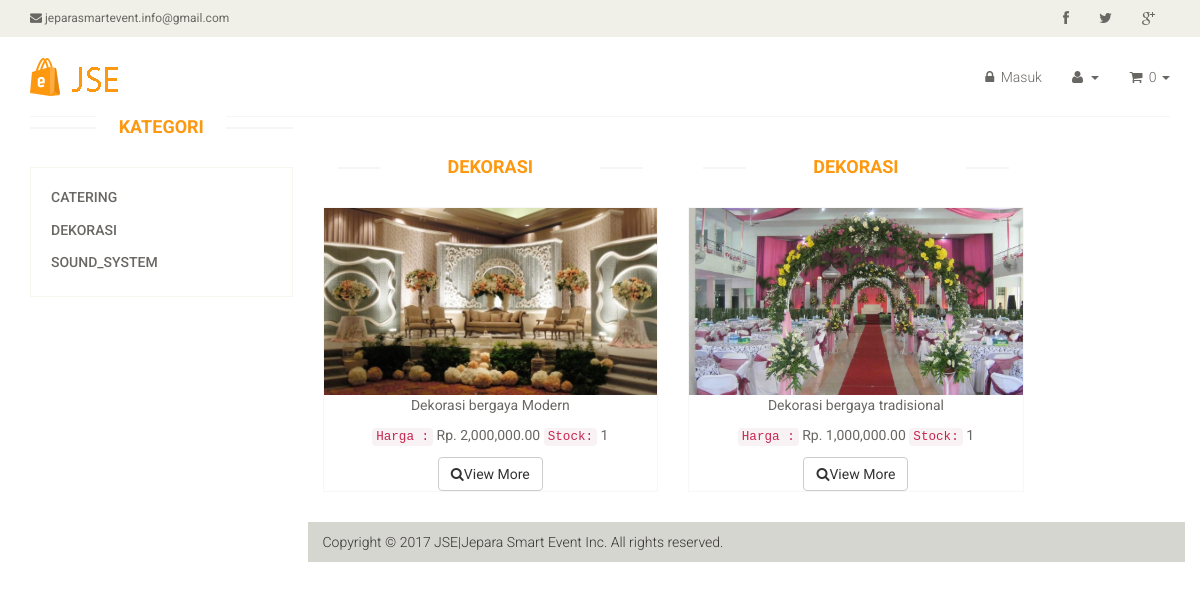
The app's page /home/category/Dekorasi with its own data.
### tables this page shows
CREATE TABLE `products` (
  `pro_id` int(16) NOT NULL,
  `pro_name` varchar(50) NOT NULL,
  `pro_title` varchar(20) NOT NULL,
  `pro_description` text NOT NULL,
  `pro_price` int(9) NOT NULL,
  `pro_stock` int(3) NOT NULL,
  `pro_image` text NOT NULL,
  `perusahaan` varchar(255) NOT NULL
);

### application/controllers/home.php (called while the page is built, shortened)
<?php
class Home extends CI_Controller {
	public function __construct ()
	{
		$this->load->model('model_products');
		$this->load->model('model_settings');
	}
	public function category($pro_name)
	{
			$data['get_sitename'] = $this->model_settings->sitename_settings();
			$data['get_footer'] = $this->model_settings->footer_settings();
			$data['starts'] = $this->model_products->dis_products();
			$data['comes'] = $this->model_products->showme($pro_name);
			$this->load->view('this_products',$data);
	}
}

### index.php (called while the page is built, shortened)
<?php
require_once BASEPATH.'core/CodeIgniter.php';

### application/models/model_products.php (called while the page is built, shortened)
<?php
class Model_products extends CI_Model {
		public function dis_products()
		{
				$this->db->distinct();
				$query = $this->db->query('SELECT DISTINCT pro_name FROM products');
				return $query->result();
		}
		public function showme($pro_name)
		{
			$query = $this->db->get_where('products', array('pro_name' => $pro_name));
			return $query->result();
		}
}

### application/views/this_products.php (the view, shortened to what this page needs)
<!DOCTYPE html>
<html lang="en">
<head>
    <link href="<?php echo base_url(); ?>assets/front/css/bootstrap.min.css" rel="stylesheet">
    <link href="<?php echo base_url(); ?>assets/front/css/font-awesome.min.css" rel="stylesheet">
    <link href="<?php echo base_url(); ?>assets/front/css/prettyPhoto.css" rel="stylesheet">
    <link href="<?php echo base_url(); ?>assets/front/css/price-range.css" rel="stylesheet">
    <link href="<?php echo base_url(); ?>assets/front/css/animate.css" rel="stylesheet">
    <link href="<?php echo base_url(); ?>assets/front/css/main.css" rel="stylesheet">
    <link href="<?php echo base_url(); ?>assets/front/css/responsive.css" rel="stylesheet">
</head>
<body>
<div class="header_top">
            <div class="container">
                <div class="row">
                    <div class="col-sm-6">
                        <div class="contactinfo">
                            <ul class="nav nav-pills">
                                <li><a href="#"><i class="fa fa-envelope"></i> jeparasmartevent.info@gmail.com</a></li>
                            </ul>
                        </div>
                    </div>
                    <div class="col-sm-6">
                        <div class="social-icons pull-right">
                            <ul class="nav navbar-nav">
                                <li><a href="#"><i class="fa fa-facebook"></i></a></li>
                                <li><a href="#"><i class="fa fa-twitter"></i></a></li>
                                <li><a href="#"><i class="fa fa-google-plus"></i></a></li>
                            </ul>
                        </div>
                    </div>
                </div>
            </div>
        </div>
<div class="recommended_items">
<br><br>
                        <div id="recommended-item-carousel" class="carousel slide" data-ride="carousel">
                            <div class="carousel-inner">
                                <div class="item active">
                                  <?php foreach ($comes as $product ) : ?>
                                    <div class="col-sm-5">
                                    <h2 class="title text-center"><?= $product->pro_name  ?></h2>
                                        <div class="product-image-wrapper">
                                            <div class="single-products">
                                                <div class="productinfo text-center">
                                                    <?php
                                                    $product_image =['src'  =>'assets/uploads/'.$product->pro_image,
                                                    'class'=>'img-responsive img-portfolio img-hover',
                                                    'id'=>'g'
                                                    ];
                                                    echo img($product_image);
                                                ?>
                                                    <p id="t"> <?=  $product->pro_description  ?></p>
                       <p><code>Harga :</code> Rp. <?= $this->cart->format_number( $product->pro_price );  ?>  <code> Stock:</code> <?=  $product->pro_stock  ?> </p>
                                                    <a href="<?php echo base_url(); ?>home/view/<?php echo $product->pro_id ; ?> " class="btn btn-default "><i class="fa fa-search"></i>View More</a>
                                                </div>
                                            </div>
                                        </div>
                                    </div>
                                <?php endforeach; ?>
                                </div>
                    </div>
</body>
</html>

### assets/front/css/main.css (style rules this page uses)
body { font-family: 'Roboto', sans-serif; background:; position: relative; font-weight:400px; }
ul li { list-style: none; }
a { -webkit-transition: 300ms; -moz-transition: 300ms; -o-transition: 300ms; transition: 300ms; }
h1, h2, h3, h4, h5, h6 { font-family: 'Roboto', sans-serif; }
.header_top { background: none repeat scroll 0 0 #F0F0E9; }
.contactinfo ul li:first-child { margin-left: -15px; }
.contactinfo ul li a { font-size: 12px; color: #696763; font-family: 'Roboto', sans-serif; }
.social-icons ul li a { border: 0 none; border-radius: 0; color: #696763; padding:0px; }
.social-icons ul li { display:inline-block; }
.social-icons ul li a i { padding: 11px 15px; transition: all 0.9s ease 0s; -moz-transition: all 0.9s ease 0s; -webkit-transition: all 0.9s ease 0s; -o-transition: all 0.9s ease 0s; }
.item { padding-left: 100px; }
.item h2 { color: #363432; font-family: 'Roboto', sans-serif; font-size: 28px; font-weight: 700; margin-bottom: 22px; margin-top: 10px; }
.item p { color:#363432; font-size:16px; font-weight:300; font-family: 'Roboto', sans-serif; }
.left-sidebar h2:after, h2.title:after { content: " "; position: absolute; border: 1px solid #f5f5f5; bottom:8px; left: 0; width: 100%; height: 0; z-index: -2; }
h2.title:before { content: " "; position: absolute; background: #fff; bottom: -6px; width: 220px; height: 30px; z-index: -1; left: 50%; margin-left: -110px; }
.category-products .panel-default .panel-heading .panel-title a { color: #696763; font-family: 'Roboto', sans-serif; font-size: 14px; text-decoration: none; text-transform: uppercase; }
h2.title { color: #FE980F; font-family: 'Roboto', sans-serif; font-size: 18px; font-weight: 700; margin: 0 15px; text-transform: uppercase; margin-bottom: 30px; position: relative; }
.product-image-wrapper { border:1px solid #F7F7F5; overflow: hidden; margin-bottom:30px; }
.single-products { position: relative; }
.productinfo p { font-family: 'Roboto', sans-serif; font-size: 14px; font-weight: 400; color: #696763; }
.productinfo img { width: 100%; }
.productinfo { position:relative; }
.recommended_items { overflow: hidden; }
#recommended-item-carousel .carousel-inner .item { padding-left: 0; }

### records on screen
products: pro_name "DEKORASI", pro_image (picture), pro_description "Dekorasi bergaya Modern", pro_price "2,000,000.00", pro_stock "1"
products: pro_name "DEKORASI", pro_image (picture), pro_description "Dekorasi bergaya tradisional", pro_price "1,000,000.00", pro_stock "1"

### other values on screen
$this->cart->total_items() "0"
anchor('home/category/'.$start->pro_name,$start->pro_name) "CATERING"
anchor('home/category/'.$start->pro_name,$start->pro_name) "DEKORASI"
anchor('home/category/'.$start->pro_name,$start->pro_name) "SOUND_SYSTEM"
